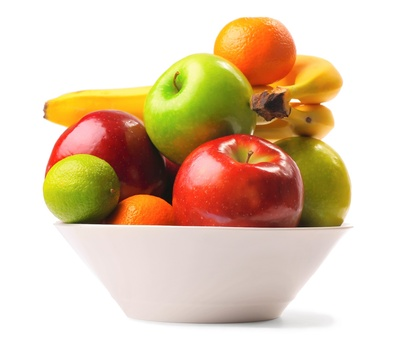
%> input picture bowl-of-fruit.jpg, 420 x 344 px, shrunk from 1600 x 1312 before the run
$ octave --eval "result = MySeamCarving(imread('bowl-of-fruit.jpg'));"   (GNU Octave 9; MATLAB toolbox functions it lacks are replaced by stand-ins)
%> lines starting %> are read from the running program, lines starting %| are printed output that depends on the picture; in (x1, y1, x2, y2) boxes, pixels count from 0 and x2, y2 are one past the last pixel; in counts of white or black regions, pixels touching at a corner belong together; the program's own positions count from 1
### CarvingHelper.m
function new_img = CarvingHelper(img,M)

    [row, col] = size(M);
    bottom_row = M(row, :);
    [min_bottom, index_min] = min(bottom_row);

    %remove seam from bottom row of image
    bottom_row_red = img(row, :, 1);
    bottom_row_green = img(row, :, 2);
    bottom_row_blue = img(row, :, 3);

    bottom_row_red(index_min) = [];
    bottom_row_green(index_min) = [];
    bottom_row_blue(index_min) = [];

    seam(row, :, 1) = bottom_row_red;
    seam(row, :, 2) = bottom_row_green;
    seam(row, :, 3) = bottom_row_blue;

    for i = row:-1:2
        comp_arr = [M(i-1, index_min)];

        % Find minimum neighbour value
        if (index_min - 1 >= 1)
            top_left_pixel = M(i-1, index_min - 1);
            comp_arr = [comp_arr, top_left_pixel];
        else
            comp_arr = [comp_arr, comp_arr]; % dummy value :(
        end

        if (1 + index_min <= col)
            top_right_pixel = M(i-1, index_min + 1);
            comp_arr = [comp_arr, top_right_pixel];
        end

        [min_value, neighbour_index] = min(comp_arr);

        % Get index of minimum neighbour from row above
        switch neighbour_index
            case 2
                index_min = index_min - 1;
            case 3
                index_min = index_min + 1;
        end

        % Remove seam - delete element at min_index from row and add new row to new image
        upper_row_red = img(i-1, :, 1);
        upper_row_green = img(i-1, :, 2);
        upper_row_blue = img(i-1, :, 3);

        % Remove element at min index
        upper_row_red(index_min) = [];
        upper_row_green(index_min) = [];
        upper_row_blue(index_min) = [];

        % New image
        seam(i-1, :, 1) = upper_row_red;
        seam(i-1, :, 2) = upper_row_green;
        seam(i-1, :, 3) = upper_row_blue;
    end

    new_img = seam;
end

### MySeamCarving.m
function new_img = MySeamCarving(img)

    [row, col, dim] = size(img);
%> row = 344; col = 420; dim = 3
    img_grey = rgb2gray(img);
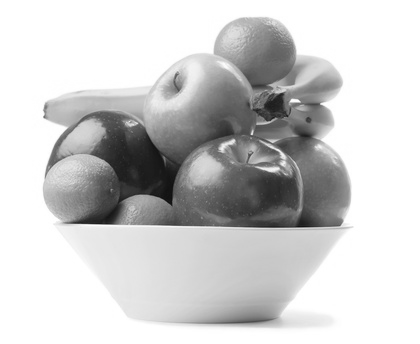
%> img_grey: size 344x420 uint8; min 15, max 255, mean 205.9

    % Compute Energy
    h = fspecial('sobel');
    im_dy = imfilter(double(img_grey), h, 'conv');
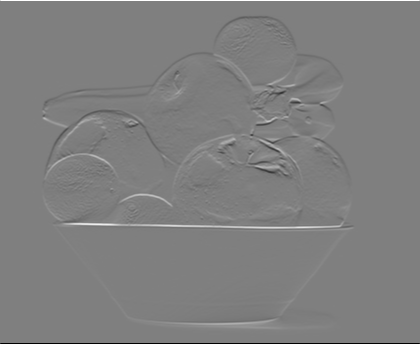
%> im_dy: size 344x420 double; min -1020, max 1020, mean 0; drawn with min black and max white
    im_dx = imfilter(double(img_grey), h', 'conv');
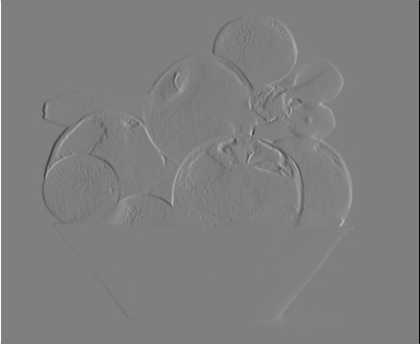
%> im_dx: size 344x420 double; min -1020, max 1020, mean 0; mean of the top-left, top-right, bottom-left and bottom-right quarters 1.9, -1.9, 2.1, -2.1; drawn with min black and max white
    E = sqrt(im_dx.^2 + im_dy.^2);
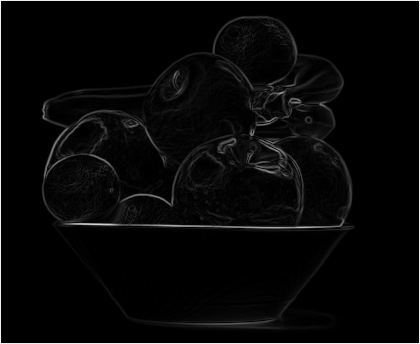
%> E: size 344x420 double; min 0, max 1081.9, mean 34.6; drawn with min black and max white

    % Create scoreing matrix
    M = E;
    for i = 2:row
        for j = 1:col
            if j == 1 %edge case
                M(i,j) = E(i,j) + min(M(i-1,j+1), M(i-1,j));
            elseif j == col %edge case
                M(i,j) = E(i,j) + min(M(i-1,j), M(i-1,j-1));
            else
                M(i,j) = E(i,j) + min(M(i-1,j-1),min(M(i-1,j), M(i-1,j+1)));
            end
        end
    end
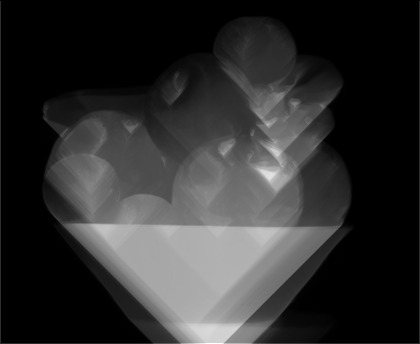
%> M: size 344x420 double; min 1020, max 6764.4, mean 2082.4; drawn with min black and max white

    new_img = CarvingHelper(img, M);
%> in CarvingHelper, `bottom_row = M(row, :);`: bottom_row = 420 values, max 6764.4 at index 208, min 2040 at index 2, mean 2812.4
%> in CarvingHelper, `[min_bottom, index_min] = min(bottom_row);`: min_bottom = 2040; index_min = 2
%> in CarvingHelper, `bottom_row_red = img(row, :, 1);`: bottom_row_red = 420 values from 255 to 255
%> in CarvingHelper, `seam(row, :, 1) = bottom_row_red;`:
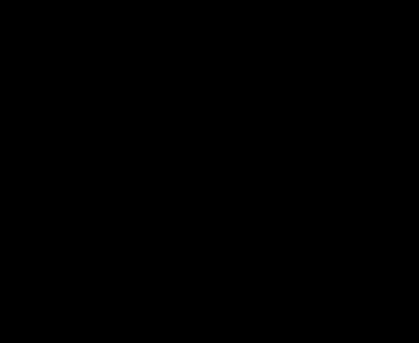
%> seam: size 344x419 uint8; 0.29% white in thin lines or dots, all inside (x1, y1, x2, y2) = (0, 343, 419, 344)
%> after the loop in CarvingHelper, `for i = row:-1:2`: top_left_pixel = 1081.9; upper_row_blue = 419 values from 255 to 255

end

$ run again, on ryerson.jpg
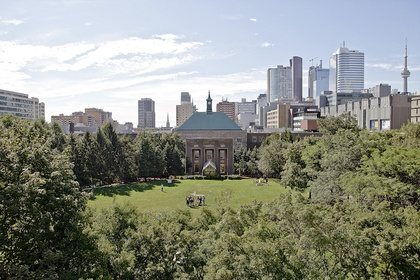
%> input picture ryerson.jpg, 420 x 280 px, shrunk from 720 x 480 before the run
%> after the loop in MySeamCarving, `for i = 2:row`:
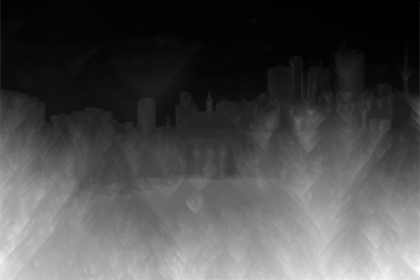
%> M: size 280x420 double; min 700, max 14276.1, mean 4801.3; drawn with min black and max white
%> bottom_row = 420 values, max 13781.9 at index 383, min 10110 at index 71, mean 11651.7
%> in CarvingHelper, `[min_bottom, index_min] = min(bottom_row);`: min_bottom = 10110; index_min = 71
%> bottom_row_red = 420 values, max 172 at index 326, min 0 at index 1, mean 67.86
%> bottom_row_green = 420 values, max 175 at index 326, min 1 at index 1, mean 71.32
%> bottom_row_blue = 420 values, max 146 at index 326, min 0 at index 1, mean 47.37
%> the loop in CarvingHelper, `for i = row:-1:2` made 279 passes
%> (comp_arr, top_left_pixel, top_right_pixel, min_value, neighbour_index, index_min) on passes 1, 2, 4, 5, 6, 7, 10: ([10033.7 10025.1 10090.5], 10025.1, 10090.5, 10025.1, 2, 70), ([9984.3 9971.9 10020.3], 9971.9, 10020.3, 9971.9, 2, 69), ([9964.4 9966.8 9956.3], 9966.8, 9956.3, 9956.3, 3, 70), ([9944.9 9942.4 9965.9], 9942.4, 9965.9, 9942.4, 2, 69), ([9928.5 9937.9 9925.2], 9937.9, 9925.2, 9925.2, 3, 70), ([9904.3 9900.2 9889.7], 9900.2, 9889.7, 9889.7, 3, 71), ([9870 9795.8 9751.4], 9795.8, 9751.4, 9751.4, 3, 72)
%> after the loop in CarvingHelper, `for i = row:-1:2`:
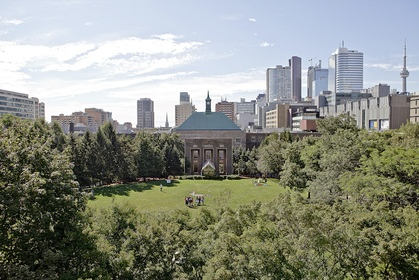
%> seam: size 280x419x3 uint8; mean R, G, B 139.4, 142.7, 132.8
%> after the loop in CarvingHelper, `for i = row:-1:2`: index_min = 109; top_left_pixel = 888; top_right_pixel = 885; upper_row_blue = 419 values, max 240 at index 29, min 211 at index 416, mean 229.8; upper_row_green = 419 values, max 229 at index 72, min 175 at index 416, mean 207.1; upper_row_red = 419 values, max 221 at index 72, min 157 at index 416, mean 194.2
